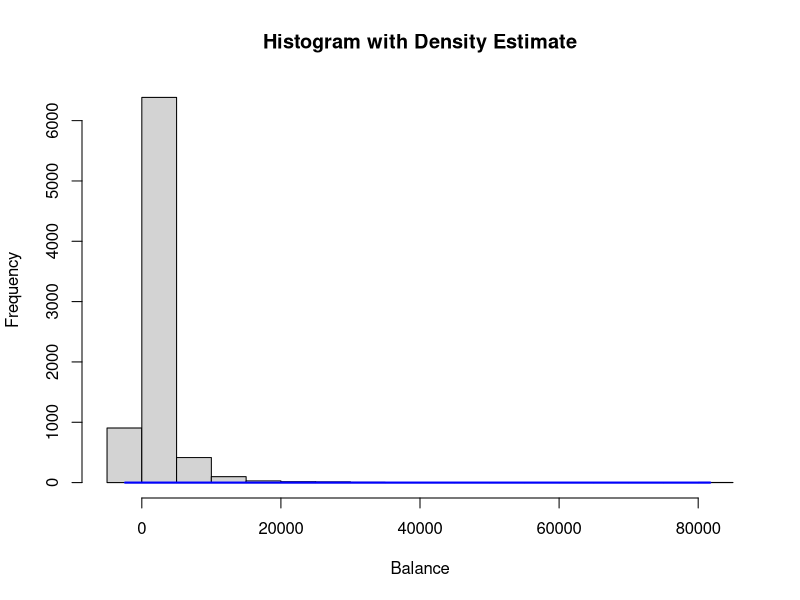

Write R code to recreate this figure. (Note: a time limit stopped this script after it produced the figure.)
# as.factor()

# Make sure all categorical variables are of type `factor`
data <- read.csv("data.csv", sep = ";")
categorical_variables <- c(
  "marital", "education", "default", "housing",
  "loan", "contact", "poutcome", "class"
)
data[, categorical_variables] <- lapply(
  data[, categorical_variables],
  as.factor
)
head(data)

# Exploratory data analysis
# Overall summary
summary(data)

# Search for any missing values
missing_count <- colSums(is.na(data))
print(missing_count) # => No missing data in our database

# Distributions of observations
hist_obj <- hist(data$balance, plot = FALSE)
hist(data$balance,
  main = "Histogram with Density Estimate", xlab = "Balance", ylab = "Frequency"
)
lines(density(data$balance), col = "blue", lwd = 2)

# Take EDA from Mathieu... + ANOVA


library(rpart)

# Split data into train and test
set.seed(1234)
index <- sample(1:nrow(data), round(0.70 * nrow(data)))
train <- data[index, ]
test <- data[-index, ]
nrow(train) # 5505
nrow(test) # 2359

# Define the hyperparameter grid
param_grid <- expand.grid(
  minsplit = seq(2, 14, by = 2),
  minbucket = seq(1, 10, by = 1),
  cp = seq(0, 0.003, by = 0.001)
)

# Check trainControl for automatic CV

# Initialize an empty vector to store cross-validation results
cv_accuracies <- numeric(nrow(param_grid))
cv_mses <- numeric(nrow(param_grid))

# Perform k-fold cross-validation
k <- 5

for (i in 1:nrow(param_grid)) {
  params <- param_grid[i, ]

  # Set up cross-validation
  set.seed(123) # For reproducibility
  folds <- sample(1:k, nrow(data), replace = TRUE)

  # Initialize vector to store accuracy for each fold
  fold_accuracies <- numeric(k)
  fold_predictions <- list()

  for (j in 1:k) {
    # Split the data into training and validation sets
    validation_data <- data[folds == j, ]
    training_data <- data[folds != j, ]

    # Fit the decision tree model
    tree_model <- rpart(class ~ .,
      data = training_data,
      method = "class",
      minsplit = params$minsplit,
      minbucket = params$minbucket,
      cp = params$cp
    )
    # You have access to: tree_model$cptable

    # Make predictions on the validation set
    predictions <- predict(tree_model,
      newdata = validation_data,
      type = "class"
    )

    # Calculate accuracy for this fold
    fold_accuracy <- mean(predictions == validation_data$class)
    fold_accuracies[j] <- fold_accuracy
    fold_predictions[[j]] <- predictions
    # Calculate other metrics
    # xerror, xstd...
  }

  # Calculate the mean accuracy across folds
  cv_accuracies[i] <- mean(fold_accuracies)
  cv_mses[i] <- mean((fold_accuracies - 1)^2)
}

# Calculate standard deviation of accuracy
cv_sds <- apply(sapply(fold_predictions, as.numeric), 1, sd)

# Create a data frame to store results
results_table <- cbind(
  param_grid,
  Mean_CV_Accuracy = cv_accuracies,
  Mean_CV_MSE = cv_mses
  # SD_Accuracy = cv_sds
)

# Print or inspect the results table
print(results_table)
